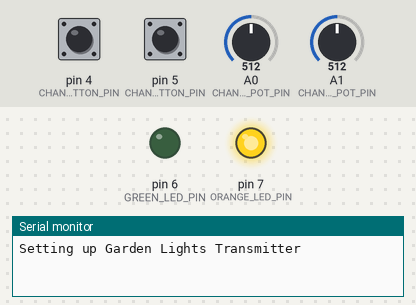
Bench run of a sketch on a simulated Arduino Pro Mini, built with avr-gcc and run on an emulated ATmega328P. On the bench: output pins drawn as LEDs (lit = HIGH), the last lines printed to the serial monitor. The test bench sets the inputs (shaded band); at power-on: A0 (CHANNEL_ONE_POT_PIN) = 512, A1 (CHANNEL_TWO_POT_PIN) = 512, pin 4 (CHANNEL_ONE_BUTTON_PIN) HIGH, pin 5 (CHANNEL_TWO_BUTTON_PIN) HIGH. No radio packets arrive unless stated.

Above: at 0.1 s.
At 4.2 s:
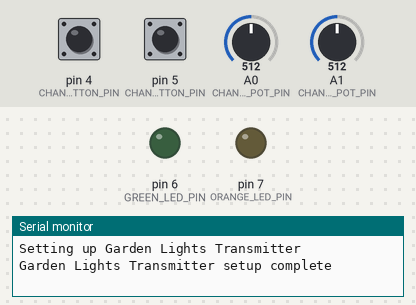
4.3 s: A0 (CHANNEL_ONE_POT_PIN) set to 716
5.9 s: A1 (CHANNEL_TWO_POT_PIN) set to 0
7.5 s: pin 4 (CHANNEL_ONE_BUTTON_PIN) pulled LOW for 0.15 s
At 7.71 s:
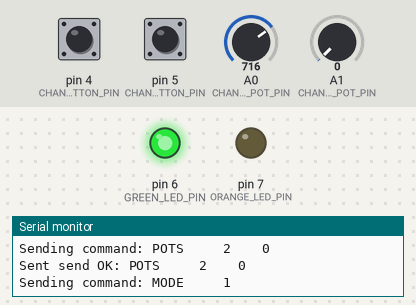
9.3 s: A0 (CHANNEL_ONE_POT_PIN) set to 1023
Timing chart, 0 to 11.9 s (numbered marks = the images above; inputs shaded):
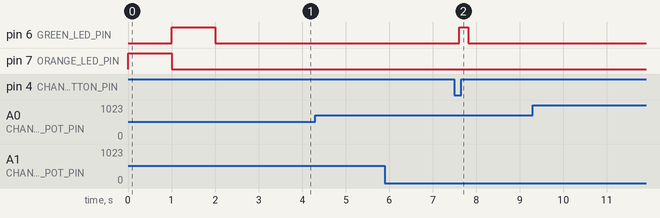

The sketch:

GardenLightsTransmitter.ino
```cpp
/* Transmitter for the Garden Lights
  Communication is by NRF24L01. Designed for a Arduino Pro Mini
  Using: https://www.sparkfun.com/products/705 for communication
  Based on:
  nrf24_reliable_datagram_client.pde
  -*- mode: C++ -*-
  Connections:

    Pin A0 -> Pot for channel 1
    Pin A1 -> Pot for channel 2
    Pin  4 -> Channel 1 push button (input)
    Pin  5 -> Channel 2 push button (input)
    Pin  6 -> Bicolor LED Green
    Pin  7 -> Bicolor LED Orange
    Pin  8 -> NRF24L01 CE
    Pin 10 -> NRF24L01 CSN (Chip select in)
    Pin 11 -> NRF24L01 SDI (SPI MOSI)
    Pin 12 -> NRF24L01 SDO (SPI MOSI)
    Pin 13 -> NRF24L01 SCK (SPI Clock)

  Commands are expected as 15 byte strings. There are three sections:

  CODE CHNL VALU

  CODE is the operation to be performend. Values are:
    MODE - button is pressed to change the channel mode (turn off, turn to pulsing etc)
  POTS - a potentiometer value has changed

  CHNL is the channel, an integer value

  VALU is the value being sent - an integer value. Currently this is only used for POTS messages

*/
#include <RHReliableDatagram.h>
#include <RH_NRF24.h>
#include <SPI.h>
#include <Bounce2.h>

#define TRANSMITTER_ADDRESS 1
#define RECEIVER_ADDRESS 2

#define CHANNEL_ONE_POT_PIN A0
#define CHANNEL_TWO_POT_PIN A1

#define CHANNEL_ONE_BUTTON_PIN 4
#define CHANNEL_TWO_BUTTON_PIN 5


#define GREEN_LED_PIN 6
#define ORANGE_LED_PIN 7

// Singleton instance of the radio driver
RH_NRF24 driver;

const char* MODE_TEXT = "MODE ";
const char* POTS_TEXT = "POTS ";
const int CHANNEL_OFFSET = 5;
const int VALUE_OFFSET = 10;


void sendCommand( const char* command, bool flash_led = false );

int channel_one_pot_value;
int channel_two_pot_value;

// Instantiate a Bounce object :
Bounce channel_one_button_debouncer = Bounce();
Bounce channel_two_button_debouncer = Bounce();

const int COMMAND_BUF_LEN = 16;
char command_buf[COMMAND_BUF_LEN];

const int POTS_EPS = 4;

// Class to manage message delivery and receipt, using the driver declared above
RHReliableDatagram manager(driver, TRANSMITTER_ADDRESS);

void setup()
{
  Serial.begin(9600);

  Serial.println("Setting up Garden Lights Transmitter" );
  if (!manager.init())
  {
    Serial.println("init of NRF24L01 failed");
    while (true) {
      delay(1000);
    }
  }

  // Defaults after init are 2.402 GHz (channel 2), 2Mbps, 0dBm
  if (!driver.setRF(RH_NRF24::DataRate250kbps, RH_NRF24::TransmitPower0dBm))
  {
    Serial.println("setRF failed");
    while (true)
      delay(1000);
  }


  // Setup the button with an internal pull-up :
  pinMode(CHANNEL_ONE_BUTTON_PIN, INPUT_PULLUP);
  pinMode(CHANNEL_TWO_BUTTON_PIN, INPUT_PULLUP);

  // After setting up the button, setup the Bounce instance :
  channel_one_button_debouncer.attach(CHANNEL_ONE_BUTTON_PIN);
  channel_one_button_debouncer.interval(10);
  channel_two_button_debouncer.attach(CHANNEL_TWO_BUTTON_PIN);
  channel_two_button_debouncer.interval(10);

  pinMode(CHANNEL_ONE_POT_PIN, INPUT );
  pinMode(CHANNEL_TWO_POT_PIN, INPUT );

  channel_one_pot_value = analogRead( CHANNEL_ONE_POT_PIN );
  channel_two_pot_value = analogRead( CHANNEL_TWO_POT_PIN );

  pinMode(GREEN_LED_PIN, OUTPUT );
  pinMode(ORANGE_LED_PIN, OUTPUT );

  digitalWrite(GREEN_LED_PIN, LOW );
  digitalWrite(ORANGE_LED_PIN, HIGH );

  delay(1000);

  digitalWrite(GREEN_LED_PIN, HIGH );
  digitalWrite(ORANGE_LED_PIN, LOW );

  delay(1000);

  digitalWrite(GREEN_LED_PIN, LOW );
  digitalWrite(ORANGE_LED_PIN, LOW );

  delay(1000);


  Serial.println("Garden Lights Transmitter setup complete" );
}

// Dont put this on the stack:
uint8_t buf[RH_NRF24_MAX_MESSAGE_LEN];

void loop()
{

  int val = 0;

  // Check for button press and send message
  channel_one_button_debouncer.update();
  channel_two_button_debouncer.update();

  // Call code if Bounce fell (transition from HIGH to LOW) :
  if ( channel_one_button_debouncer.fell() ) {
    sendButton(1);
    val = analogRead( CHANNEL_ONE_POT_PIN );
    channel_one_pot_value = val;
    sendPots(1, channel_one_pot_value );
  }

  if ( channel_two_button_debouncer.fell() ) {
    sendButton(2);
    val = analogRead( CHANNEL_TWO_POT_PIN );
    channel_two_pot_value = val;
    sendPots(2, channel_two_pot_value );
  }

  val = analogRead( CHANNEL_ONE_POT_PIN );
  if ( abs(val - channel_one_pot_value) > POTS_EPS ) {
    channel_one_pot_value = val;
    sendPots(1, channel_one_pot_value );
  }
  val = analogRead( CHANNEL_TWO_POT_PIN );
  if ( abs(val - channel_two_pot_value) > POTS_EPS ) {
    channel_two_pot_value = val;
    sendPots(2, channel_two_pot_value );
  }
}


void sendButton( const int& channel ) {
  /* Construct a command that sends a MODE change command: */
  snprintf( command_buf, 6, "%5s", MODE_TEXT );
  snprintf( command_buf + CHANNEL_OFFSET, 6, "%5d", channel );
  sendCommand( command_buf, true );
}

void sendPots( const int& channel, const int& value ) {
  /* Send a POTS command */
  snprintf( command_buf, 6, "%5s", POTS_TEXT );
  snprintf( command_buf + CHANNEL_OFFSET, 6, "%5d", channel );
  snprintf( command_buf + VALUE_OFFSET, 6, "%5d", value );
  sendCommand( command_buf );
}

void sendCommand( const char* command, bool flash_led = false ) {

  Serial.print("Sending command: ");
  Serial.println(command);

  if (manager.sendtoWait(command, COMMAND_BUF_LEN, RECEIVER_ADDRESS))
  {
    if ( flash_led ) {
      digitalWrite(GREEN_LED_PIN, HIGH );
      digitalWrite(ORANGE_LED_PIN, LOW );
      delay(200);
    }
    Serial.print("Sent send OK: ");
    Serial.println(command);
  } else {
    if ( flash_led ) {
      digitalWrite(GREEN_LED_PIN, LOW );
      digitalWrite(ORANGE_LED_PIN, HIGH );
      delay(200);
    }

    Serial.println("sendtoWait failed");

  }

  if ( flash_led ) {
    digitalWrite(GREEN_LED_PIN, LOW );
    digitalWrite(ORANGE_LED_PIN, LOW );
  }
}
```

Measured:
- after the input at 7.5 s, pin 6 (GREEN_LED_PIN): LOW → HIGH after 0.11 s, → LOW 0.20 s later
